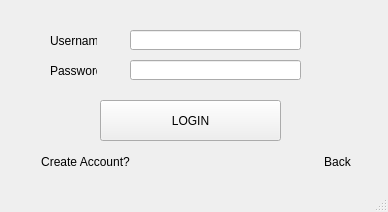
<?xml version="1.0" encoding="UTF-8"?>
<ui version="4.0">
 <class>SignIn</class>
 <widget class="QMainWindow" name="SignIn">
  <property name="geometry">
   <rect>
    <x>0</x>
    <y>0</y>
    <width>388</width>
    <height>212</height>
   </rect>
  </property>
  <property name="windowTitle">
   <string>MainWindow</string>
  </property>
  <widget class="QWidget" name="centralwidget">
   <widget class="QLineEdit" name="usernameField">
    <property name="geometry">
     <rect>
      <x>130</x>
      <y>30</y>
      <width>171</width>
      <height>20</height>
     </rect>
    </property>
   </widget>
   <widget class="QLineEdit" name="passwordField">
    <property name="geometry">
     <rect>
      <x>130</x>
      <y>60</y>
      <width>171</width>
      <height>20</height>
     </rect>
    </property>
    <property name="echoMode">
     <enum>QLineEdit::Password</enum>
    </property>
    <property name="placeholderText">
     <string/>
    </property>
   </widget>
   <widget class="QPushButton" name="createButton">
    <property name="geometry">
     <rect>
      <x>20</x>
      <y>150</y>
      <width>131</width>
      <height>23</height>
     </rect>
    </property>
    <property name="text">
     <string>Create Account?</string>
    </property>
    <property name="icon">
     <iconset>
      <normaloff>../Img/new_user_button.png</normaloff>../Img/new_user_button.png</iconset>
    </property>
    <property name="iconSize">
     <size>
      <width>21</width>
      <height>36</height>
     </size>
    </property>
    <property name="flat">
     <bool>true</bool>
    </property>
   </widget>
   <widget class="QPushButton" name="loginButton">
    <property name="geometry">
     <rect>
      <x>100</x>
      <y>100</y>
      <width>181</width>
      <height>41</height>
     </rect>
    </property>
    <property name="text">
     <string>LOGIN</string>
    </property>
    <property name="icon">
     <iconset>
      <normaloff>../Img/signin.png</normaloff>../Img/signin.png</iconset>
    </property>
    <property name="iconSize">
     <size>
      <width>23</width>
      <height>30</height>
     </size>
    </property>
   </widget>
   <widget class="QLabel" name="label">
    <property name="geometry">
     <rect>
      <x>50</x>
      <y>30</y>
      <width>47</width>
      <height>21</height>
     </rect>
    </property>
    <property name="text">
     <string>Username:</string>
    </property>
   </widget>
   <widget class="QLabel" name="label_2">
    <property name="geometry">
     <rect>
      <x>50</x>
      <y>60</y>
      <width>47</width>
      <height>21</height>
     </rect>
    </property>
    <property name="text">
     <string>Password</string>
    </property>
   </widget>
   <widget class="QPushButton" name="backButton">
    <property name="geometry">
     <rect>
      <x>300</x>
      <y>150</y>
      <width>75</width>
      <height>23</height>
     </rect>
    </property>
    <property name="text">
     <string>Back</string>
    </property>
    <property name="flat">
     <bool>true</bool>
    </property>
   </widget>
  </widget>
  <widget class="QMenuBar" name="menubar">
   <property name="geometry">
    <rect>
     <x>0</x>
     <y>0</y>
     <width>388</width>
     <height>21</height>
    </rect>
   </property>
  </widget>
  <widget class="QStatusBar" name="statusbar"/>
 </widget>
 <resources/>
 <connections/>
</ui>
